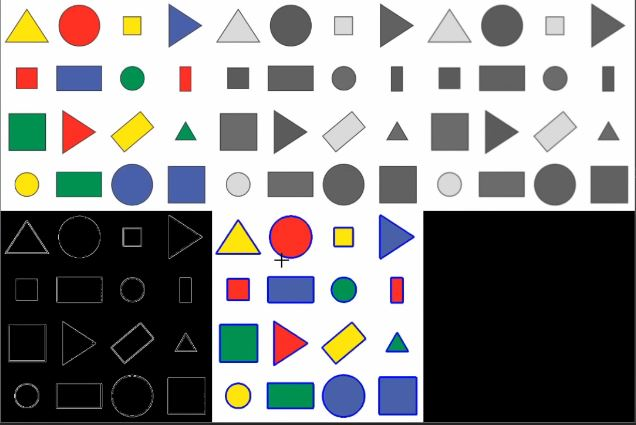
#> input picture OpenCV Examples/shapeDetection.JPG, 636 x 425 px
$ python -i colorDetection.py   (imports and definitions only)
#> lines starting #> are read from the running program, lines starting #| are printed output that depends on the picture; after the words box and inside, x2 and y2 are one past the last pixel; in counts of white or black regions, pixels touching at a corner belong together
import cv2
import numpy as np

def empty(arg):
    pass

def colorDetection(imgPath):

    # Define color limits to identify with adjustable track bar
#> called with imgPath = 'shapeDetection.JPG'
    cv2.namedWindow("TrackBars")
    cv2.resizeWindow("TrackBars", 640, 240)
    cv2.createTrackbar("Hue Min", "TrackBars", 0, 179, empty)
#> slider 'Hue Min' is set to 35
    cv2.createTrackbar("Hue Max", "TrackBars", 179, 179, empty)
    cv2.createTrackbar("Sat Min", "TrackBars", 0, 255, empty)
#> slider 'Sat Min' is set to 51
    cv2.createTrackbar("Sat Max", "TrackBars", 255, 255, empty)
    cv2.createTrackbar("Val Min", "TrackBars", 0, 255, empty)
#> slider 'Val Min' is set to 51
    cv2.createTrackbar("Val Max", "TrackBars", 255, 255, empty)

    while True:
        img = cv2.imread(imgPath)
#> img is the input picture: shape (425, 636, 3); mean B, G, R 139.3, 140, 140.3
        imgHSV = cv2.cvtColor(img, cv2.COLOR_BGR2HSV)
#> imgHSV: shape (425, 636, 3); mean H, S, V 19.8, 21.8, 148.1

        hue_min = cv2.getTrackbarPos("Hue Min","TrackBars")
        hue_max = cv2.getTrackbarPos("Hue Max", "TrackBars")
        sat_min = cv2.getTrackbarPos("Sat Min", "TrackBars")
        sat_max = cv2.getTrackbarPos("Sat Max", "TrackBars")
        val_min = cv2.getTrackbarPos("Val Min", "TrackBars")
        val_max = cv2.getTrackbarPos("Val Max", "TrackBars")

        #Color
        lower = np.array([hue_min,sat_min,val_min])
        upper = np.array([hue_max,sat_max,val_max])
        mask = cv2.inRange(imgHSV,lower,upper) #color that you want as white and everything else as white
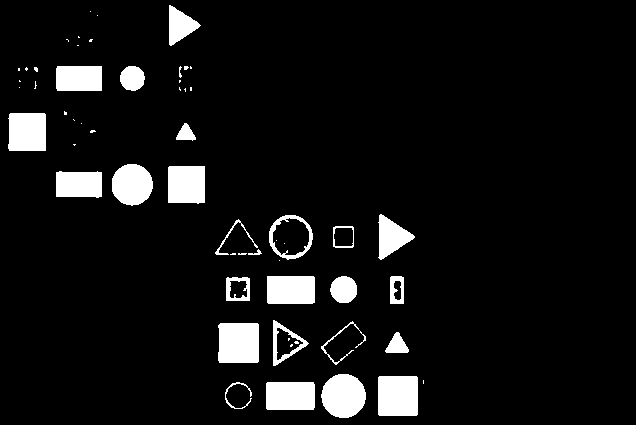
#> mask: shape (425, 636); 7.2% white; 58 white regions (32 under 20 px), largest, box (x1, y1, x2, y2) and area: (218, 323, 259, 363) 1609, (378, 376, 418, 416) 1596, (321, 374, 366, 418) 1545
        imgResults = cv2.bitwise_and(img,img,mask=mask)
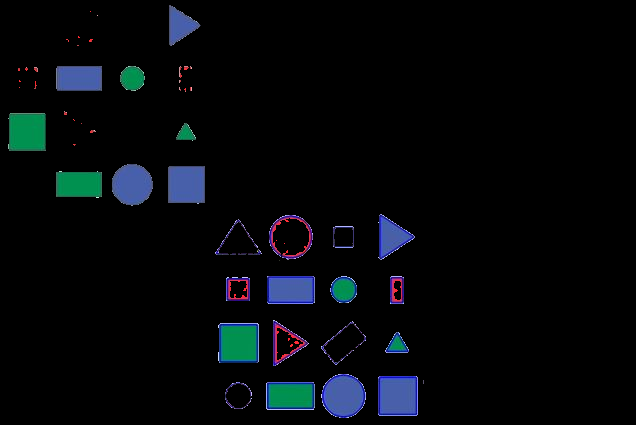
#> imgResults: shape (425, 636, 3); mean B, G, R 10, 7.4, 4.2

        cv2.imshow("Orig Output", img)
        cv2.imshow("HSV Output", imgHSV)
        cv2.imshow("Mask Output", mask)
        cv2.imshow("Results", imgResults)
#> (the run stopped early here; a loop or call above may not have finished)
